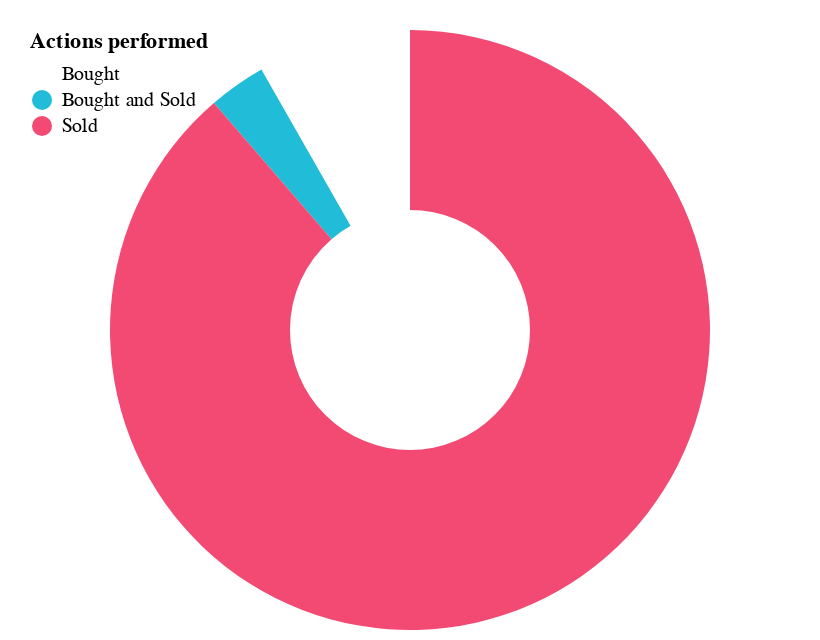

Source (notebook cell):
### Code cell
cp.sender_airdrop_op_charts(dp.sender_airdrop_op_df, dp.sender_airdrop_op_df.columns)

### Figure 1 — Vega-Lite specification as saved in the notebook (floating-point values rounded to 4 significant figures)
{"config": {"view": {"continuousWidth": 400, "continuousHeight": 300, "strokeOpacity": 0}}, "data": {"name": "data-2b2f4a9625694e0431a0e47de4339a52"}, "mark": {"type": "arc", "innerRadius": 60}, "encoding": {"color": {"field": "Actions performed", "legend": {"direction": "vertical", "legendY": -10, "orient": "none", "padding": 10}, "scale": {"domain": ["Bought", "Bought and Sold", "Sold"], "range": ["#ffffff", "#21bcd7", "#F24A72"]}, "type": "nominal"}, "theta": {"field": "Number of users", "type": "quantitative"}, "tooltip": [{"field": "Number of users", "type": "nominal"}, {"field": "Actions performed", "type": "nominal"}]}, "$schema": "https://vega.github.io/schema/vega-lite/v4.17.0.json", "datasets": {"data-2b2f4a9625694e0431a0e47de4339a52": [{"Actions performed": "Bought", "Number of users": 8}, {"Actions performed": "Bought and Sold", "Number of users": 3}, {"Actions performed": "Sold", "Number of users": 86}]}}
